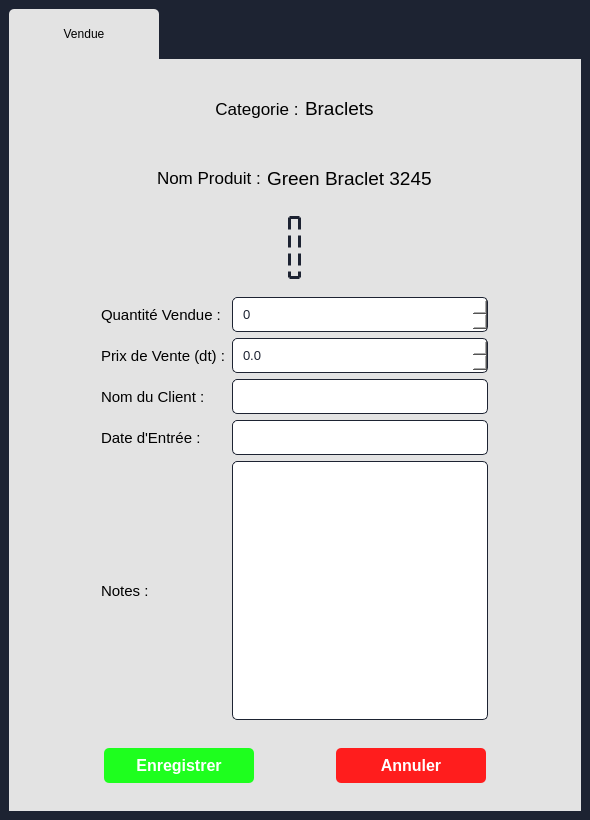
<?xml version="1.0" encoding="UTF-8"?>
<ui version="4.0">
 <class>Dialog</class>
 <widget class="QDialog" name="Dialog">
  <property name="geometry">
   <rect>
    <x>0</x>
    <y>0</y>
    <width>590</width>
    <height>820</height>
   </rect>
  </property>
  <property name="minimumSize">
   <size>
    <width>590</width>
    <height>820</height>
   </size>
  </property>
  <property name="maximumSize">
   <size>
    <width>590</width>
    <height>820</height>
   </size>
  </property>
  <property name="windowTitle">
   <string>Dialog</string>
  </property>
  <property name="styleSheet">
   <string notr="true"/>
  </property>
  <property name="sizeGripEnabled">
   <bool>false</bool>
  </property>
  <property name="modal">
   <bool>false</bool>
  </property>
  <layout class="QHBoxLayout" name="horizontalLayout">
   <property name="leftMargin">
    <number>0</number>
   </property>
   <property name="topMargin">
    <number>0</number>
   </property>
   <property name="rightMargin">
    <number>0</number>
   </property>
   <property name="bottomMargin">
    <number>0</number>
   </property>
   <item>
    <widget class="QWidget" name="widget" native="true">
     <property name="styleSheet">
      <string notr="true">*{
border : none;
}

#widget{
background-color: rgb(29, 35, 50)
}

QTabBar::tab {
background-color: rgb(227, 227, 227);
width: 150px;
height: 50px;
border-top-left-radius: 5px;
border-top-right-radius: 5px; 
font: 63 18pt &quot;Bahnschrift SemiBold Condensed&quot;;
margin-right: 5px
}

#tab{
background-color: rgb(227, 227, 227)
}

QPushButton, QLineEdit, QSpinBox, QDoubleSpinBox, QPlainTextEdit{
padding: 8px;
background-color: white;
color: rgb(29, 35, 50);
border-radius: 5px;
}

QLineEdit, QSpinBox, QDoubleSpinBox, QPlainTextEdit{
border: 1px solid rgb(29, 35, 50);
}

QPushButton{
color: white
}

#enregistrerButton{
background-color: rgb(30, 255, 30);

}

#annulerButton{
background-color : rgb(255, 29, 29)
}

#imageLabel{
border: 3px dashed rgb(29, 35, 50);
}
</string>
     </property>
     <layout class="QVBoxLayout" name="verticalLayout_2">
      <item>
       <widget class="QTabWidget" name="tabWidget">
        <property name="currentIndex">
         <number>0</number>
        </property>
        <widget class="QWidget" name="tab">
         <attribute name="title">
          <string>Vendue</string>
         </attribute>
         <layout class="QVBoxLayout" name="verticalLayout" stretch="3,6,1">
          <property name="spacing">
           <number>0</number>
          </property>
          <item>
           <widget class="QWidget" name="widget_3" native="true">
            <property name="layoutDirection">
             <enum>Qt::LeftToRight</enum>
            </property>
            <layout class="QVBoxLayout" name="verticalLayout_3">
             <item alignment="Qt::AlignHCenter">
              <widget class="QWidget" name="widget_8" native="true">
               <layout class="QHBoxLayout" name="horizontalLayout_4">
                <item>
                 <widget class="QLabel" name="label_14">
                  <property name="font">
                   <font>
                    <pointsize>13</pointsize>
                   </font>
                  </property>
                  <property name="text">
                   <string>Categorie :</string>
                  </property>
                  <property name="alignment">
                   <set>Qt::AlignCenter</set>
                  </property>
                 </widget>
                </item>
                <item>
                 <widget class="QLabel" name="categorieLabel">
                  <property name="font">
                   <font>
                    <pointsize>14</pointsize>
                   </font>
                  </property>
                  <property name="text">
                   <string>Braclets</string>
                  </property>
                 </widget>
                </item>
               </layout>
              </widget>
             </item>
             <item alignment="Qt::AlignHCenter">
              <widget class="QWidget" name="widget_7" native="true">
               <layout class="QHBoxLayout" name="horizontalLayout_3">
                <item>
                 <widget class="QLabel" name="label_12">
                  <property name="font">
                   <font>
                    <pointsize>13</pointsize>
                   </font>
                  </property>
                  <property name="text">
                   <string>Nom Produit :</string>
                  </property>
                 </widget>
                </item>
                <item>
                 <widget class="QLabel" name="nomProduitLabel">
                  <property name="font">
                   <font>
                    <pointsize>14</pointsize>
                   </font>
                  </property>
                  <property name="text">
                   <string>Green Braclet 3245</string>
                  </property>
                 </widget>
                </item>
               </layout>
              </widget>
             </item>
             <item alignment="Qt::AlignHCenter">
              <widget class="QLabel" name="imageLabel">
               <property name="maximumSize">
                <size>
                 <width>200</width>
                 <height>200</height>
                </size>
               </property>
               <property name="text">
                <string/>
               </property>
               <property name="scaledContents">
                <bool>true</bool>
               </property>
               <property name="alignment">
                <set>Qt::AlignCenter</set>
               </property>
              </widget>
             </item>
            </layout>
           </widget>
          </item>
          <item>
           <widget class="QWidget" name="widget_4" native="true">
            <layout class="QVBoxLayout" name="verticalLayout_4">
             <property name="topMargin">
              <number>0</number>
             </property>
             <property name="bottomMargin">
              <number>0</number>
             </property>
             <item alignment="Qt::AlignHCenter">
              <widget class="QWidget" name="widget_2" native="true">
               <property name="minimumSize">
                <size>
                 <width>400</width>
                 <height>0</height>
                </size>
               </property>
               <layout class="QGridLayout" name="gridLayout_2">
                <item row="1" column="0">
                 <widget class="QLabel" name="label_8">
                  <property name="font">
                   <font>
                    <pointsize>11</pointsize>
                   </font>
                  </property>
                  <property name="text">
                   <string>Prix de Vente (dt) :</string>
                  </property>
                 </widget>
                </item>
                <item row="3" column="0">
                 <widget class="QLabel" name="label_10">
                  <property name="font">
                   <font>
                    <pointsize>11</pointsize>
                   </font>
                  </property>
                  <property name="text">
                   <string>Date d'Entrée :</string>
                  </property>
                 </widget>
                </item>
                <item row="2" column="0">
                 <widget class="QLabel" name="label_9">
                  <property name="font">
                   <font>
                    <pointsize>11</pointsize>
                   </font>
                  </property>
                  <property name="text">
                   <string>Nom du Client :</string>
                  </property>
                 </widget>
                </item>
                <item row="2" column="1">
                 <widget class="QLineEdit" name="costumerlineEdit">
                  <property name="font">
                   <font>
                    <pointsize>10</pointsize>
                   </font>
                  </property>
                 </widget>
                </item>
                <item row="4" column="0">
                 <widget class="QLabel" name="label_11">
                  <property name="font">
                   <font>
                    <pointsize>11</pointsize>
                   </font>
                  </property>
                  <property name="text">
                   <string>Notes :</string>
                  </property>
                 </widget>
                </item>
                <item row="3" column="1">
                 <widget class="QLineEdit" name="dateEntreeLineEdit">
                  <property name="font">
                   <font>
                    <pointsize>10</pointsize>
                   </font>
                  </property>
                 </widget>
                </item>
                <item row="0" column="0">
                 <widget class="QLabel" name="label_7">
                  <property name="font">
                   <font>
                    <pointsize>11</pointsize>
                   </font>
                  </property>
                  <property name="text">
                   <string>Quantité Vendue :</string>
                  </property>
                 </widget>
                </item>
                <item row="0" column="1">
                 <widget class="QSpinBox" name="quantiteVendueSpinBox">
                  <property name="font">
                   <font>
                    <pointsize>10</pointsize>
                   </font>
                  </property>
                  <property name="maximum">
                   <number>999999</number>
                  </property>
                 </widget>
                </item>
                <item row="1" column="1">
                 <widget class="QDoubleSpinBox" name="prixVendueDoubleSpinBox">
                  <property name="font">
                   <font>
                    <pointsize>10</pointsize>
                   </font>
                  </property>
                  <property name="decimals">
                   <number>1</number>
                  </property>
                  <property name="maximum">
                   <double>999999.000000000000000</double>
                  </property>
                 </widget>
                </item>
                <item row="4" column="1">
                 <widget class="QPlainTextEdit" name="plainTextEdit">
                  <property name="font">
                   <font>
                    <pointsize>10</pointsize>
                   </font>
                  </property>
                 </widget>
                </item>
               </layout>
              </widget>
             </item>
            </layout>
           </widget>
          </item>
          <item>
           <widget class="QWidget" name="widget_5" native="true">
            <layout class="QHBoxLayout" name="horizontalLayout_2">
             <item>
              <spacer name="horizontalSpacer">
               <property name="orientation">
                <enum>Qt::Horizontal</enum>
               </property>
               <property name="sizeHint" stdset="0">
                <size>
                 <width>40</width>
                 <height>20</height>
                </size>
               </property>
              </spacer>
             </item>
             <item>
              <widget class="QPushButton" name="enregistrerButton">
               <property name="minimumSize">
                <size>
                 <width>150</width>
                 <height>0</height>
                </size>
               </property>
               <property name="font">
                <font>
                 <pointsize>12</pointsize>
                 <weight>75</weight>
                 <bold>true</bold>
                </font>
               </property>
               <property name="text">
                <string>Enregistrer</string>
               </property>
              </widget>
             </item>
             <item>
              <spacer name="horizontalSpacer_3">
               <property name="orientation">
                <enum>Qt::Horizontal</enum>
               </property>
               <property name="sizeHint" stdset="0">
                <size>
                 <width>40</width>
                 <height>20</height>
                </size>
               </property>
              </spacer>
             </item>
             <item>
              <widget class="QPushButton" name="annulerButton">
               <property name="minimumSize">
                <size>
                 <width>150</width>
                 <height>0</height>
                </size>
               </property>
               <property name="font">
                <font>
                 <pointsize>12</pointsize>
                 <weight>75</weight>
                 <bold>true</bold>
                </font>
               </property>
               <property name="text">
                <string>Annuler</string>
               </property>
              </widget>
             </item>
             <item>
              <spacer name="horizontalSpacer_2">
               <property name="orientation">
                <enum>Qt::Horizontal</enum>
               </property>
               <property name="sizeHint" stdset="0">
                <size>
                 <width>40</width>
                 <height>20</height>
                </size>
               </property>
              </spacer>
             </item>
            </layout>
           </widget>
          </item>
         </layout>
        </widget>
       </widget>
      </item>
     </layout>
    </widget>
   </item>
  </layout>
 </widget>
 <resources>
  <include location="../interface_images.qrc"/>
 </resources>
 <connections/>
</ui>
